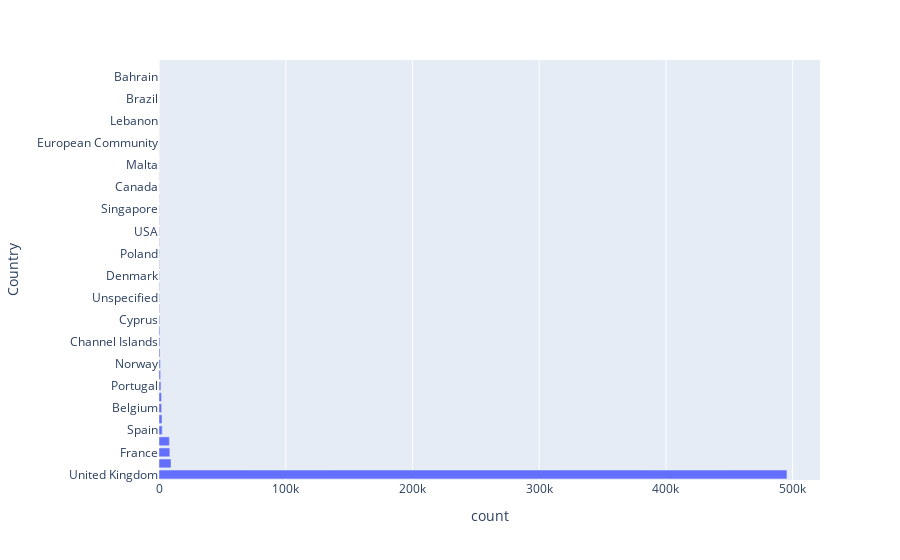

Here is the notebook cell this chart was saved with:
### Code cell
fig=px.bar(pd.DataFrame(df['Country'].value_counts()).reset_index(),y='Country',x='count')
fig.show()

### Figure 1 — Plotly figure (JSON) as saved in the notebook; plotly's stock layout.template omitted (floating-point values rounded to 4 significant figures)
{"data": [{"alignmentgroup": "True", "hovertemplate": "count=%{x}<br>Country=%{y}<extra></extra>", "legendgroup": "", "marker": {"color": "#636efa", "pattern": {"shape": ""}}, "name": "", "offsetgroup": "", "orientation": "h", "showlegend": false, "textposition": "auto", "type": "bar", "x": [495478, 9495, 8557, 8196, 2533, 2371, 2069, 2002, 1519, 1259, 1086, 803, 758, 695, 622, 462, 446, 401, 389, 358, 341, 297, 291, 288, 229, 182, 151, 146, 127, 68, 61, 58, 45, 35, 32, 30, 19, 10], "xaxis": "x", "y": ["United Kingdom", "Germany", "France", "EIRE", "Spain", "Netherlands", "Belgium", "Switzerland", "Portugal", "Australia", "Norway", "Italy", "Channel Islands", "Finland", "Cyprus", "Sweden", "Unspecified", "Austria", "Denmark", "Japan", "Poland", "Israel", "USA", "Hong Kong", "Singapore", "Iceland", "Canada", "Greece", "Malta", "United Arab Emirates", "European Community", "RSA", "Lebanon", "Lithuania", "Brazil", "Czech Republic", "Bahrain", "Saudi Arabia"], "yaxis": "y"}], "layout": {"barmode": "relative", "legend": {"tracegroupgap": 0}, "margin": {"t": 60}, "xaxis": {"anchor": "y", "domain": [0, 1], "title": {"text": "count"}}, "yaxis": {"anchor": "x", "domain": [0, 1], "title": {"text": "Country"}}}}
